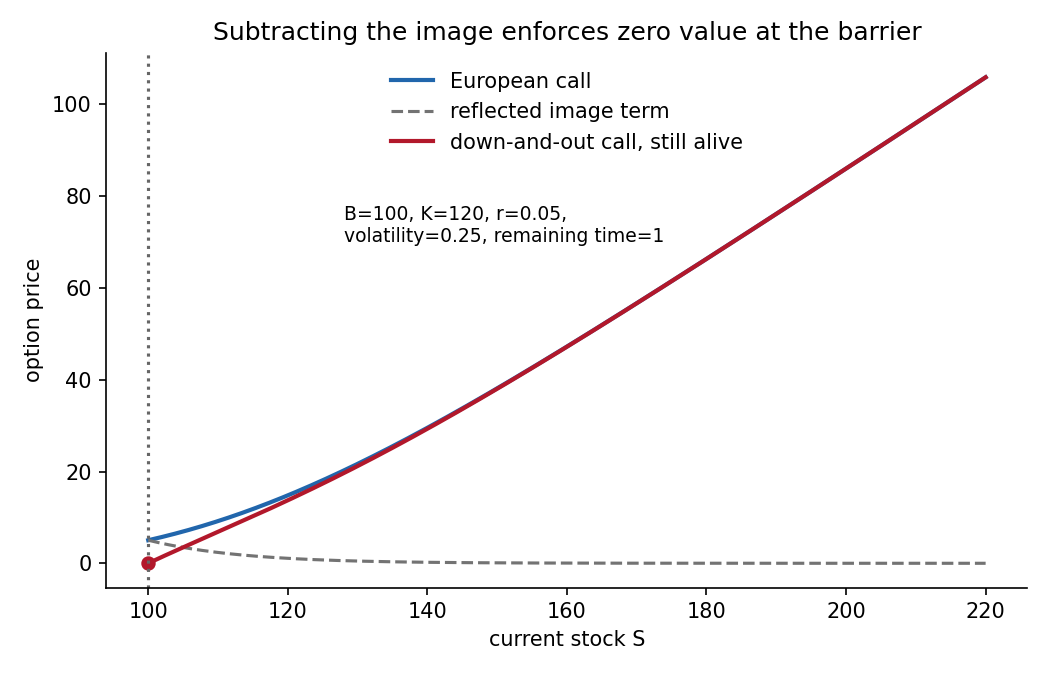

Python code for this plot:
"""Original reflected-price curve. Python3.14, NumPy, Matplotlib. Output CWD."""
import matplotlib
matplotlib.use("Agg")
import numpy as np
import matplotlib.pyplot as plt
from math import erf,sqrt,log,exp
rate,vol,tau,B,K=.05,.25,1,100,120
def call(s):
 d1=(log(s/K)+(rate+.5*vol*vol)*tau)/(vol*sqrt(tau));d2=d1-vol*sqrt(tau)
 phi=lambda z:.5*(1+erf(z/sqrt(2)))
 return s*phi(d1)-K*exp(-rate*tau)*phi(d2)
s=np.linspace(B,220,500);ce=np.array([call(x)for x in s])
image=np.array([(x/B)**(1-2*rate/vol**2)*call(B*B/x)for x in s])
fig,ax=plt.subplots(figsize=(7,4.5),facecolor="white")
ax.plot(s,ce,color="#2166ac",lw=2,label="European call")
ax.plot(s,image,color=".45",ls="--",lw=1.5,label="reflected image term")
ax.plot(s,ce-image,color="#b2182b",lw=2,label="down-and-out call, still alive")
ax.axvline(B,color=".4",ls=":");ax.scatter([B],[0],color="#b2182b",s=35)
ax.set(xlabel="current stock S",ylabel="option price",title="Subtracting the image enforces zero value at the barrier")
ax.legend(frameon=False);ax.spines[["top","right"]].set_visible(False)
ax.text(128,70,"B=100, K=120, r=0.05,\nvolatility=0.25, remaining time=1",fontsize=9)
fig.tight_layout();fig.savefig("2007-barrier-reflection.png",dpi=150,facecolor="white")
